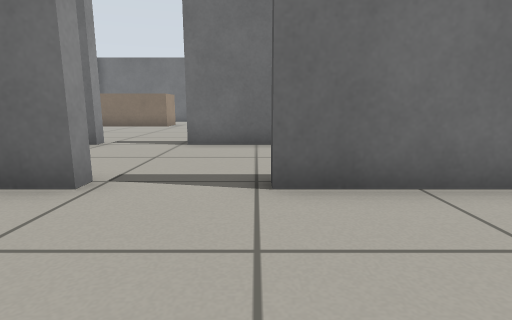
View 1 (above)

24 first-person views from a walk through a Gazebo world. The camera is 0.5 m above the floor, tilts 10° down and sees 80° across. The floor is counted in squares, 0.5 m on a side. Each view is taken from the middle of a square. On the plan, view 1 faces up. The plan holds only what a view shows up to about 12 squares ahead; the rest is blank.

View 2
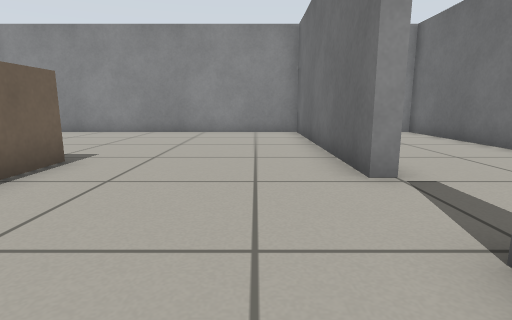

View 3
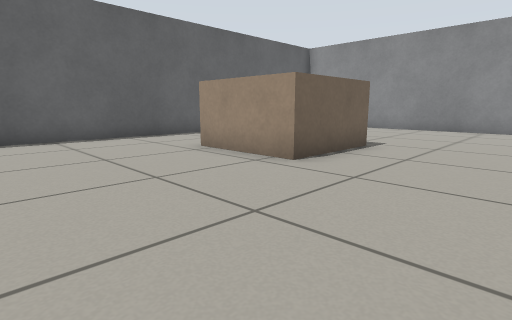

View 4
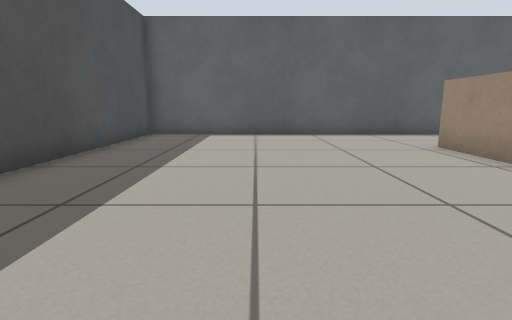

View 5
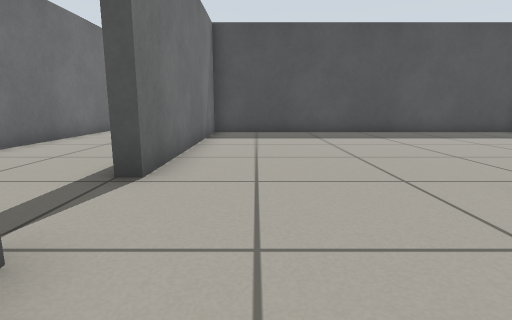

View 6
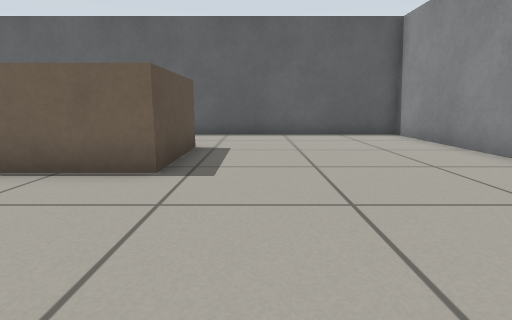

View 7
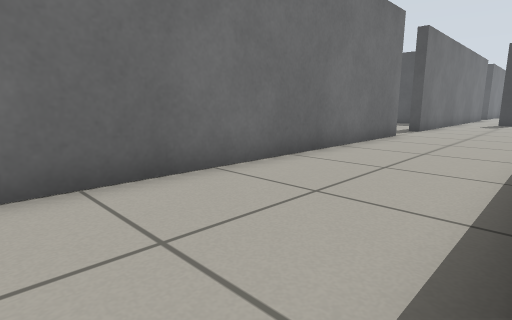

View 8
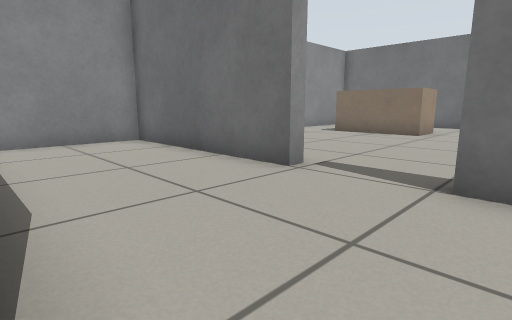

View 9
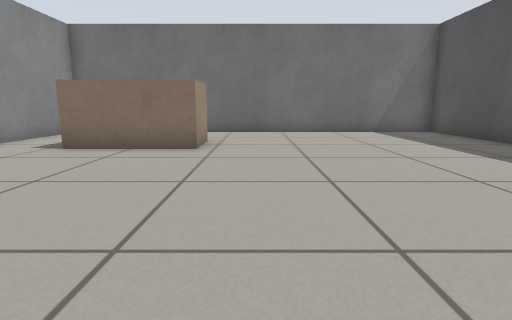

View 10
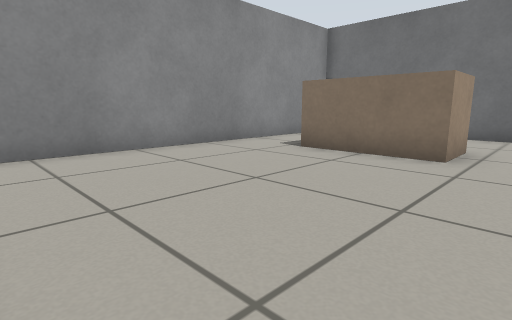

View 11
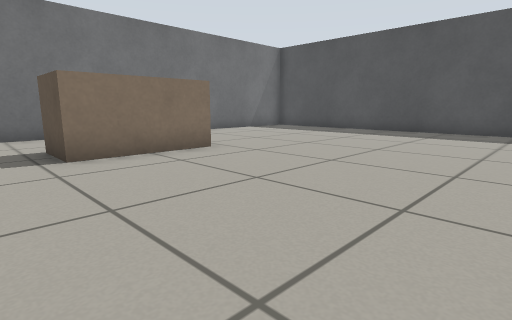

View 12
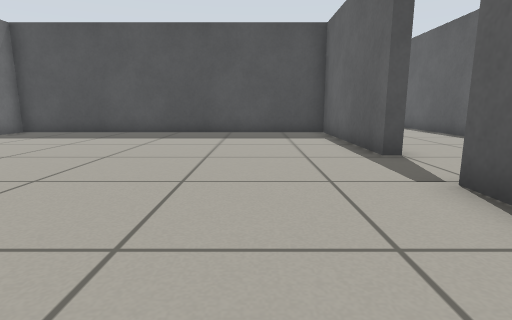

View 13
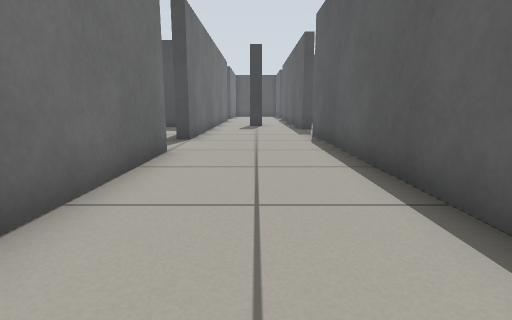

View 14
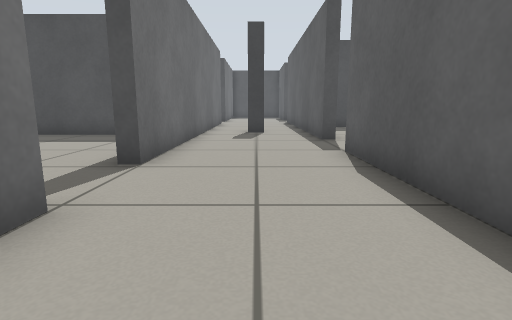

View 15
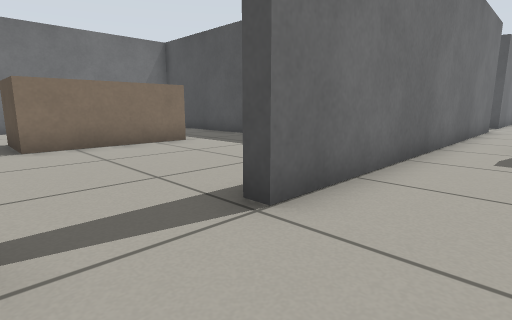

View 16
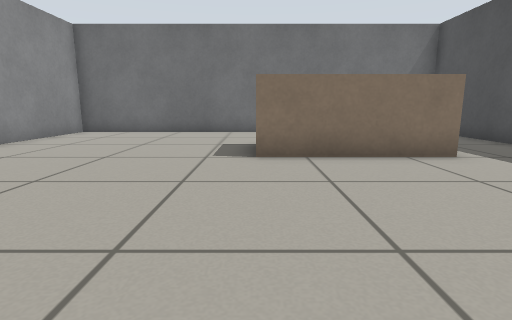

View 17
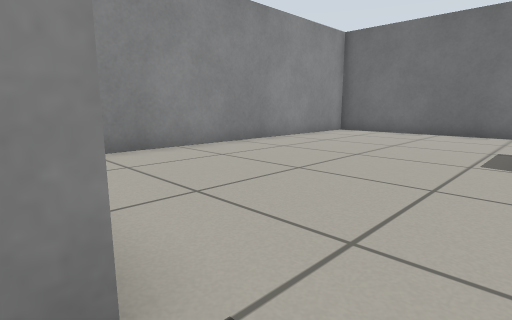

View 18
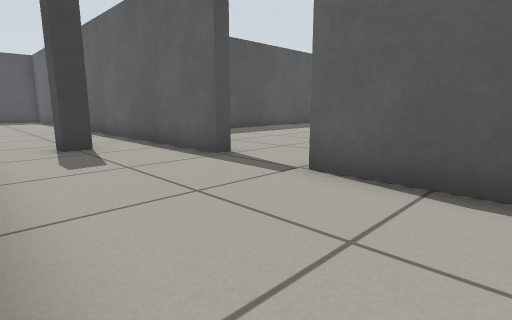

View 19
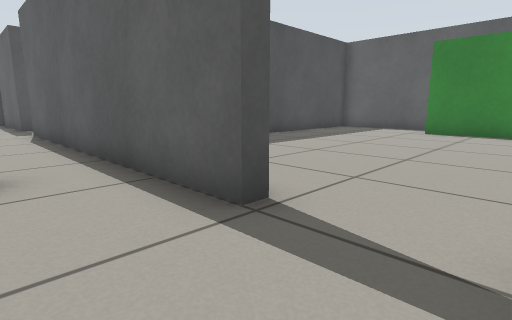

View 20
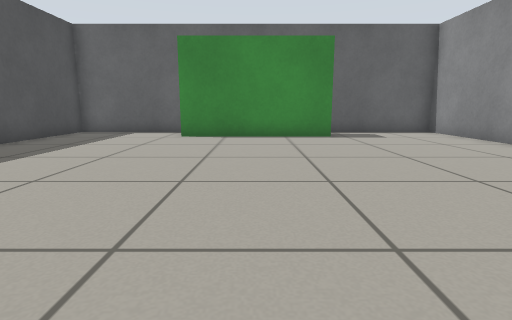

View 21
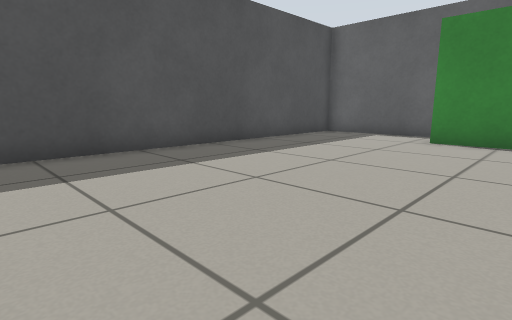

View 22
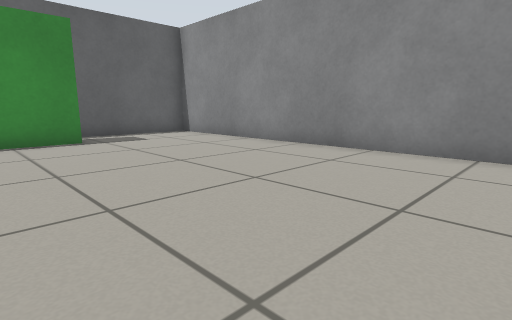

View 23
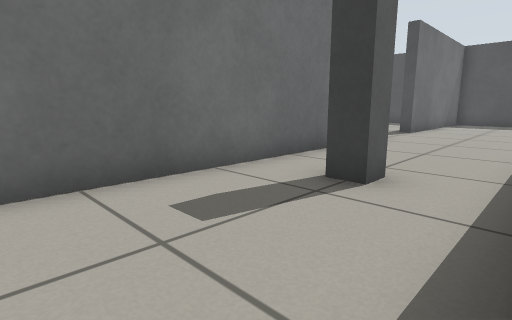

View 24
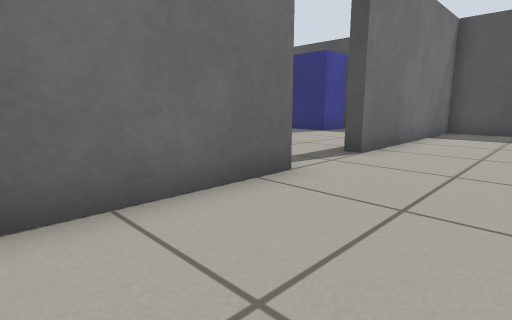

### Floor plan
Key: @ floor where view 1 was taken; # wall or solid block; . floor; B brown box; P pillar.
Columns run from 10 left of view 1 to 34 right of it. Each row starts with its distance up from view 1.
 20 #############################
 19 #... .........#.......      #
 18 #... .........#.......      #
 17 #..B B........#.......     .#
 16 #.B   B.......#......B    ..#
 15 #..BBB........#......B    ..#
 14 #.............#......BBBBB..#
 13 #.............#.............#
 12 #.............#.............#           ..
 11 #.............#.............#         ....
 10 #.............#............          ....
  9 #.............#  ........           ....
  8 ######...###########...############...#######
  7 #...........................................#
  6 #............................P..............#
  5 #........................................
  4 ########...#############...##########...#
  3 #.................#.............#
  2 #.................#.............#
  1 #.................#.............#
  0 #.........@.......#.............#
 -1 #.................#.............#
 -2 #.....BBBB........#.............#
 -3 #.....B  B........#.............#
 -4 #.....B  B........#.............#
 -5 #......   ........#.............#
 -6 #.................#....#####....#
 -7 #.................#...      ....#
 -8 #######################     #####

Positions as (right, up) in squares from view 1, and headings:
1: (0, 0), facing up
2: (2, 2), facing left
3: (4, 2), facing down-left
4: (4, 3), facing down
5: (-4, 2), facing right
6: (-5, 3), facing down
7: (-1, 4), facing up-right
8: (-1, 4), facing up-left
9: (-3, 8), facing up
10: (-3, 9), facing up-left
11: (-9, 9), facing up-right
12: (-8, 11), facing right
13: (3, 6), facing right
14: (7, 6), facing right
15: (10, 6), facing up-right
16: (11, 8), facing up
17: (11, 8), facing up-left
18: (11, 8), facing down-right
19: (14, 6), facing down-right
20: (15, 4), facing down
21: (15, 3), facing down-right
22: (15, 3), facing down-left
23: (15, 4), facing up-right
24: (21, 5), facing up-right
